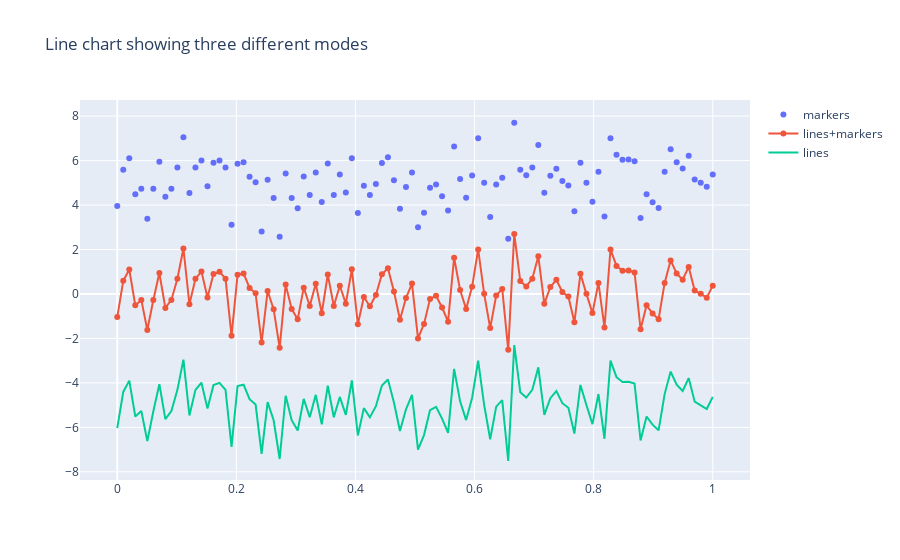

Notebook code cell kept with this figure:
### Markdown cell above
# Line chart

### Code cell
np.random.seed(56)
x_values = np.linspace(0, 1, 100) # 100 evenly spaced values
y_values = np.random.randn(100)   # 100 random values

# create traces
trace0 = go.Scatter(
    x = x_values,
    y = y_values+5,
    mode = 'markers',
    name = 'markers'
)
trace1 = go.Scatter(
    x = x_values,
    y = y_values,
    mode = 'lines+markers',
    name = 'lines+markers'
)
trace2 = go.Scatter(
    x = x_values,
    y = y_values-5,
    mode = 'lines',
    name = 'lines'
)
data = [trace0, trace1, trace2]  # assign traces to data
layout = go.Layout(
    title = 'Line chart showing three different modes'
)
fig = go.Figure(data=data,layout=layout)
fig.show()
